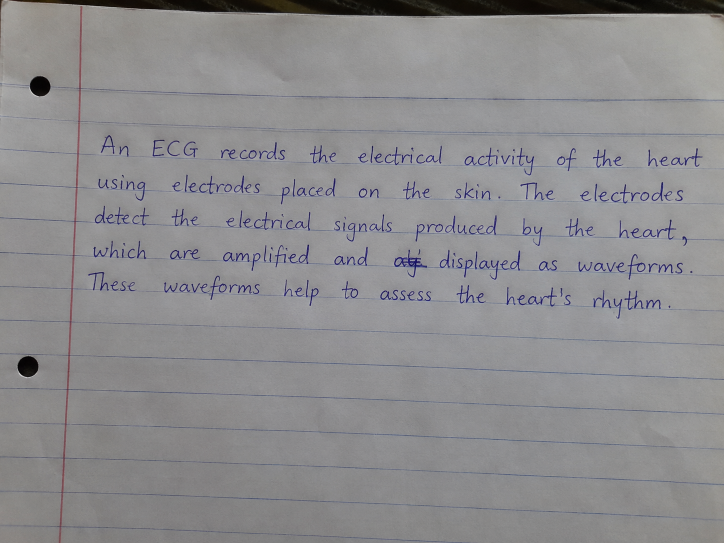
#> input picture data/answers/answer_02.jpg, 1448 x 1086 px, found by its file name (shown at 1/2 size)
$ python diagnostic.py
#> lines starting #> are read from the running program, lines starting #| are printed output that depends on the picture; after the words box and inside, x2 and y2 are one past the last pixel; in counts of white or black regions, pixels touching at a corner belong together; long printed decimals are rounded
import cv2
import os
import numpy as np


image_path = "data/answers/answer_02.jpg"
output_dir = "reports/debug"

os.makedirs(output_dir, exist_ok=True)


# ------------------------------------------------------------
# Load image
# ------------------------------------------------------------

image = cv2.imread(image_path)
#> image is the input picture: shape (1086, 1448, 3); mean B, G, R 142, 139.9, 140.7

if image is None:
    raise FileNotFoundError(image_path)

gray = cv2.cvtColor(image, cv2.COLOR_BGR2GRAY)
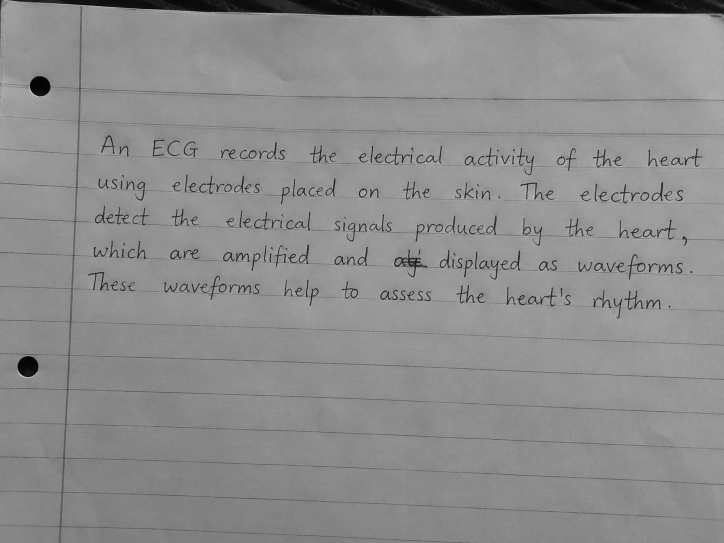
#> gray: shape (1086, 1448) (shown at 1/2 size); min 0, max 225, mean 140.4

height, width = gray.shape

print()
print("IMAGE INFORMATION")
print("------------------")
print("Width :", width)
#| Width : 1448
print("Height:", height)
#| Height: 1086
print("Min pixel:", gray.min())
#| Min pixel: 0
print("Max pixel:", gray.max())
#| Max pixel: 225
print("Mean pixel:", gray.mean())
#| Mean pixel: 140.385
print()


# ------------------------------------------------------------
# Save grayscale image
# ------------------------------------------------------------

cv2.imwrite(
    os.path.join(output_dir, "01_gray.jpg"),
    gray
)


# ------------------------------------------------------------
# Test several thresholds
# ------------------------------------------------------------

for threshold in [120, 140, 160, 180, 200]:

    binary = cv2.threshold(
        gray,
        threshold,
        255,
        cv2.THRESH_BINARY_INV
    )[1]

    filename = os.path.join(
        output_dir,
        f"02_threshold_{threshold}.jpg"
    )

    cv2.imwrite(filename, binary)

    dark_pixels = np.sum(binary > 0)

    print(
        f"Threshold {threshold}: "
        f"{dark_pixels} dark pixels"
    )
#> this loop made 5 passes
#> dark_pixels on passes 1 to 5: 94048, 513371, 1527203, 1572070, 1572484
#> (printed output is left out)
#> pass 1, `binary = cv2.threshold( gray, threshold, 255, cv2.THRESH_BINARY_INV )[1]`:
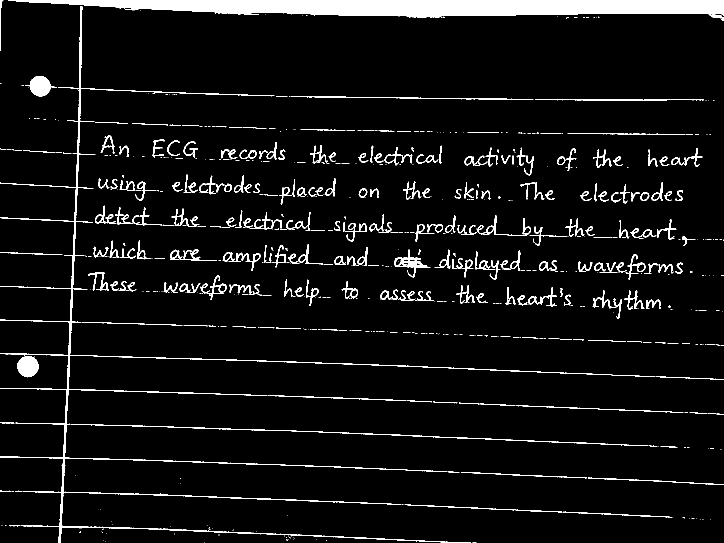
#> binary: shape (1086, 1448) (shown at 1/2 size); 6% white; 698 white regions (445 under 20 px), largest, box (x1, y1, x2, y2) and area: (16, 0, 1448, 33) 35335, (0, 12, 1311, 1086) 13616, (142, 848, 1297, 892) 1849
#> pass 2, `binary = cv2.threshold( gray, threshold, 255, cv2.THRESH_BINARY_INV )[1]`:
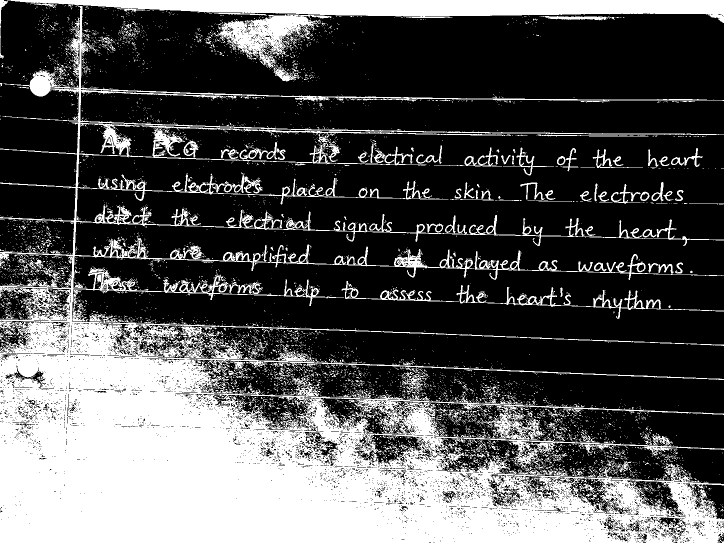
#> binary: shape (1086, 1448) (shown at 1/2 size); 32.6% white; 6821 white regions (6514 under 20 px), largest, box (x1, y1, x2, y2) and area: (0, 11, 1448, 1086) 413342, (14, 0, 1448, 46) 36653, (427, 28, 663, 139) 9409
#> pass 3, `binary = cv2.threshold( gray, threshold, 255, cv2.THRESH_BINARY_INV )[1]`:
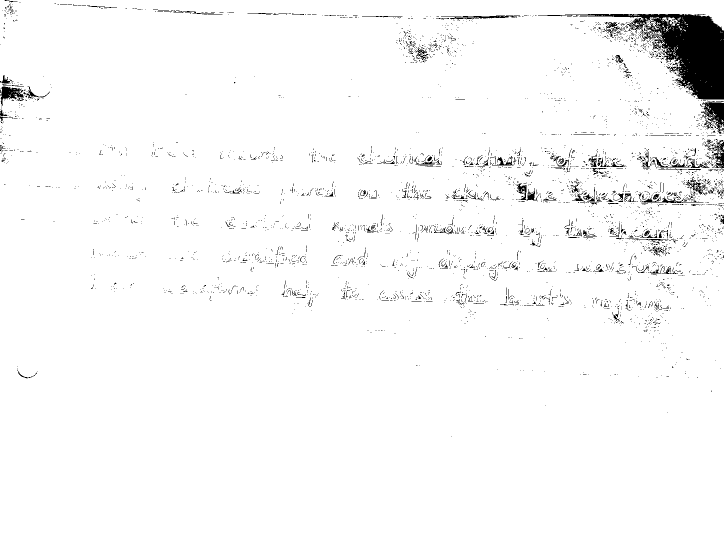
#> binary: shape (1086, 1448) (shown at 1/2 size); 97.1% white; 4086 black regions (3902 under 20 px), largest, box (x1, y1, x2, y2) and area: (1076, 28, 1448, 199) 18876, (1402, 204, 1448, 268) 1563, (0, 173, 48, 212) 866


# ------------------------------------------------------------
# Detect long horizontal structures
# ------------------------------------------------------------

binary = cv2.threshold(
    gray,
    180,
    255,
    cv2.THRESH_BINARY_INV
)[1]
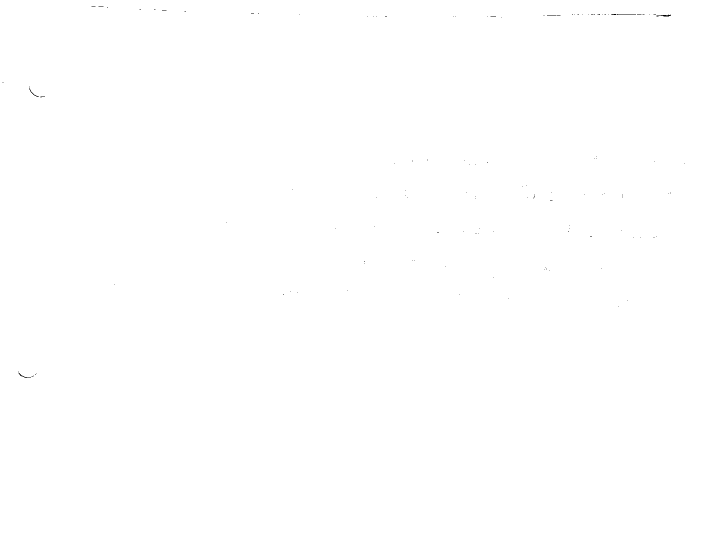
#> binary: shape (1086, 1448) (shown at 1/2 size); 100% white; black in thin lines or dots, all inside (x1, y1, x2, y2) = (5, 12, 1369, 756)

kernel = cv2.getStructuringElement(
    cv2.MORPH_RECT,
    (80, 1)
)

horizontal = cv2.morphologyEx(
    binary,
    cv2.MORPH_OPEN,
    kernel
)
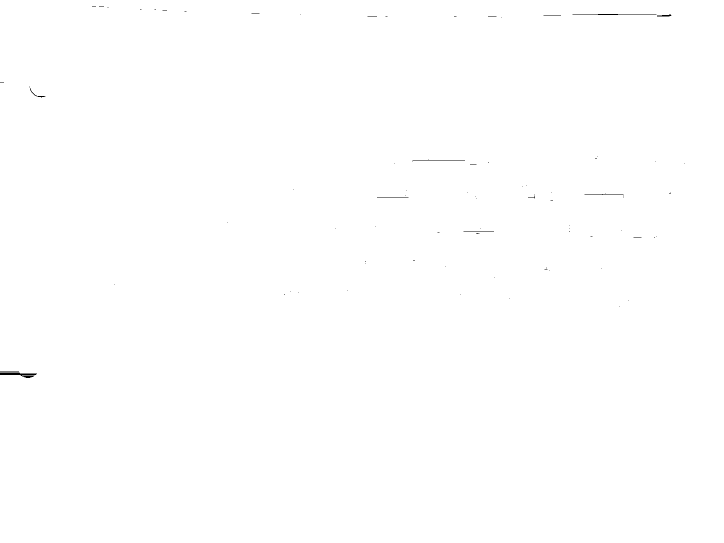
#> horizontal: shape (1086, 1448) (shown at 1/2 size); 99.9% white; black in thin lines or dots, all inside (x1, y1, x2, y2) = (0, 12, 1370, 756)

cv2.imwrite(
    os.path.join(
        output_dir,
        "03_horizontal_lines.jpg"
    ),
    horizontal
)


# ------------------------------------------------------------
# Remove detected horizontal lines
# ------------------------------------------------------------

clean = cv2.subtract(
    binary,
    horizontal
)

cv2.imwrite(
    os.path.join(
        output_dir,
        "04_clean.jpg"
    ),
    clean
)


# ------------------------------------------------------------
# Create horizontal projection visualization
# ------------------------------------------------------------

row_pixels = np.sum(
    clean > 0,
    axis=1
)
#> row_pixels = 1086 values, max 103 at index 321, min 0 at index 0, mean 0.956

projection = np.zeros(
    (height, 600, 3),
    dtype=np.uint8
)

maximum = max(
    1,
    row_pixels.max()
)
#> maximum = 103

for y in range(height):

    length = int(
        (row_pixels[y] / maximum) * 590
    )

    cv2.line(
        projection,
        (0, y),
        (length, y),
        (255, 255, 255),
        1
    )
#> this loop made 1086 passes
#> length on passes 1 to 3: 0, 0, 0
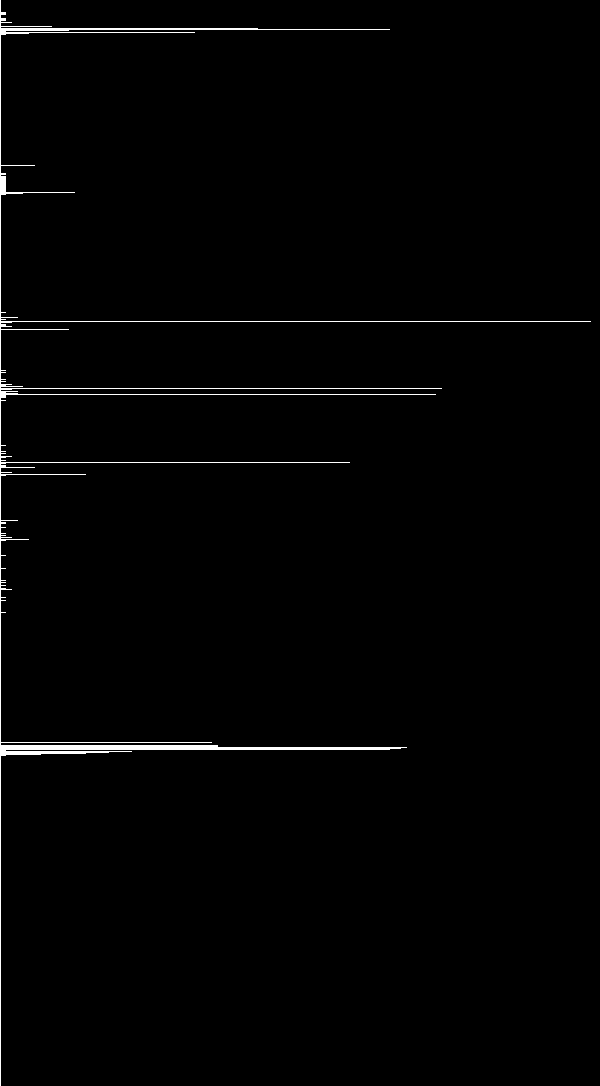
#> projection: shape (1086, 600, 3); 1.1% white; 1 white region, box (x1, y1, x2, y2) and area: (0, 0, 591, 1086) 6961


cv2.imwrite(
    os.path.join(
        output_dir,
        "05_projection.jpg"
    ),
    projection
)


print()
print("Diagnostic files created in:")
print(output_dir)
#| reports/debug
print()

$ run again, with data/answers/answer_01.jpg copied over data/answers/answer_02.jpg
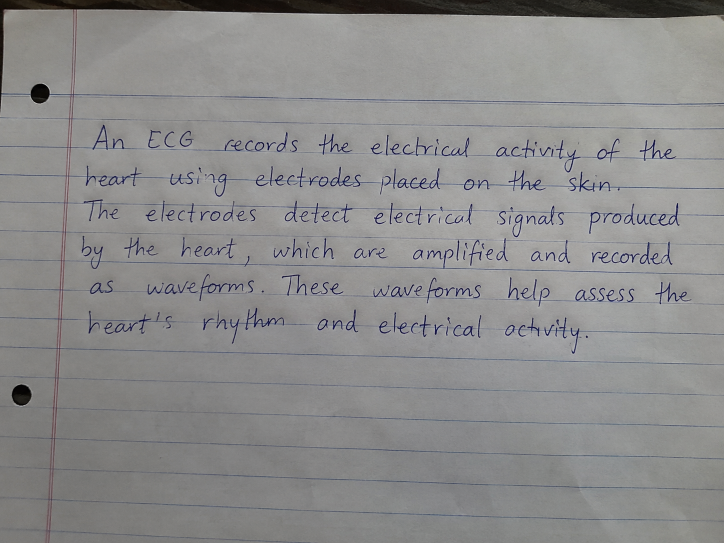
#> input picture data/answers/answer_01.jpg, 1448 x 1086 px, found by its file name (shown at 1/2 size)
#> image is the input picture: shape (1086, 1448, 3); mean B, G, R 139.3, 139.3, 139.6
#| Width : 1448
#| Height: 1086
#| Min pixel: 0
#| Max pixel: 222
#| Mean pixel: 139.377
#> the loop `for threshold in [120, 140, 160, 180, 200]: ` made 5 passes
#> dark_pixels on passes 1 to 5: 142557, 648970, 1369850, 1568024, 1572462
#> (printed output is left out)
#> pass 1, `binary = cv2.threshold( gray, threshold, 255, cv2.THRESH_BINARY_INV )[1]`:
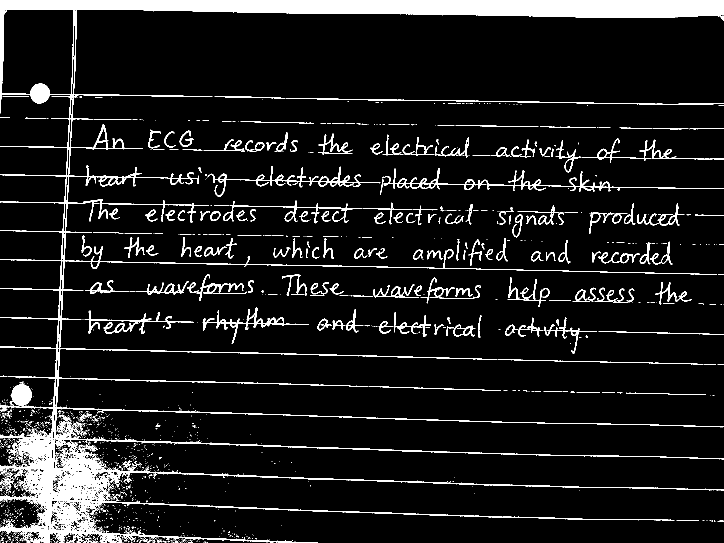
#> binary: shape (1086, 1448) (shown at 1/2 size); 9.1% white; 1867 white regions (1650 under 20 px), largest, box (x1, y1, x2, y2) and area: (0, 0, 1448, 1086) 92588, (415, 332, 761, 394) 2191, (928, 340, 1448, 384) 2133
#> horizontal: shape (1086, 1448); 96.9% white; 237 black regions (177 under 20 px), largest, box (x1, y1, x2, y2) and area: (504, 422, 1359, 476) 13893, (567, 489, 1345, 528) 11294, (646, 285, 1353, 316) 5890
#> clean: shape (1086, 1448); 2.9% white; 576 white regions (452 under 20 px), largest, box (x1, y1, x2, y2) and area: (647, 497, 1343, 528) 9946, (578, 423, 1180, 476) 8587, (1179, 429, 1349, 467) 2665
#> row_pixels = 1086 values, max 686 at index 443, min 0 at index 0, mean 41.86
#> maximum = 686
#> the loop `for y in range(height): ` made 1086 passes
#> length on passes 1 to 3: 0, 0, 0
#> after the loop `for y in range(height):`:
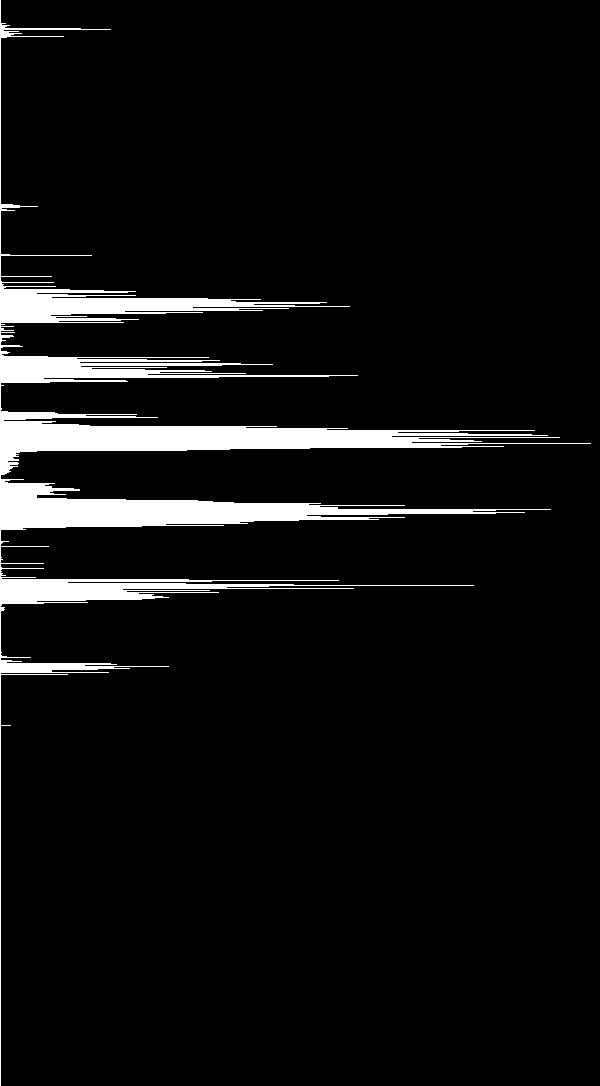
#> projection: shape (1086, 600, 3); 6.1% white; 1 white region, box (x1, y1, x2, y2) and area: (0, 0, 591, 1086) 39958
#| reports/debug

$ run again, with data/answers/answer_03.jpg copied over data/answers/answer_02.jpg
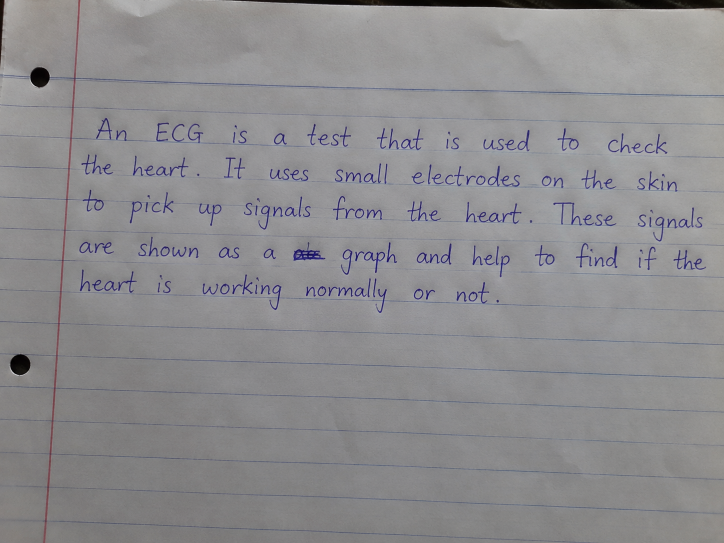
#> input picture data/answers/answer_03.jpg, 1448 x 1086 px, found by its file name (shown at 1/2 size)
#> image is the input picture: shape (1086, 1448, 3); mean B, G, R 142.3, 139.9, 140.8
#| Width : 1448
#| Height: 1086
#| Min pixel: 0
#| Max pixel: 232
#| Mean pixel: 140.462
#> the loop `for threshold in [120, 140, 160, 180, 200]: ` made 5 passes
#> dark_pixels on passes 1 to 5: 78896, 652939, 1466847, 1571197, 1572386
#> (printed output is left out)
#> pass 1, `binary = cv2.threshold( gray, threshold, 255, cv2.THRESH_BINARY_INV )[1]`:
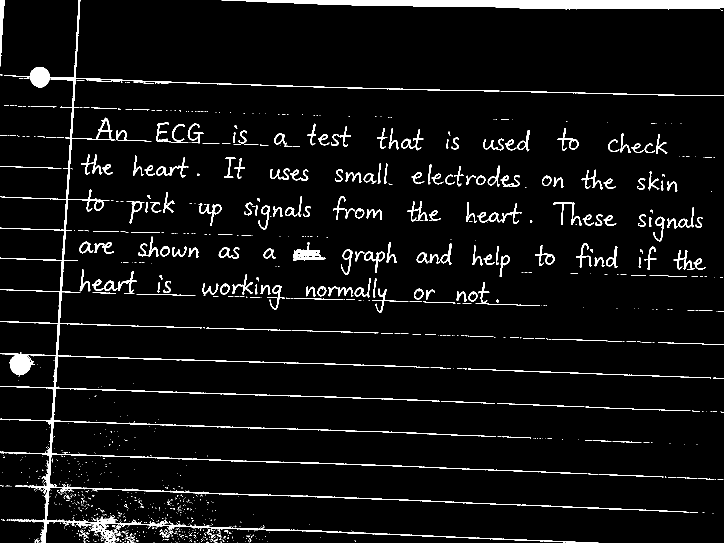
#> binary: shape (1086, 1448) (shown at 1/2 size); 5% white; 1273 white regions (1038 under 20 px), largest, box (x1, y1, x2, y2) and area: (0, 0, 1378, 1086) 25498, (443, 0, 1448, 19) 13203, (587, 484, 651, 522) 973
#> horizontal: shape (1086, 1448); 99.8% white; 26 black regions (18 under 20 px), largest, box (x1, y1, x2, y2) and area: (862, 14, 1448, 27) 1406, (0, 736, 54, 752) 502, (646, 10, 842, 14) 290
#> clean: shape (1086, 1448); 0.08% white; 107 white regions (95 under 20 px), largest, box (x1, y1, x2, y2) and area: (0, 736, 54, 752) 463, (1407, 18, 1448, 21) 81, (1361, 22, 1389, 25) 50
#> row_pixels = 1086 values, max 87 at index 19, min 0 at index 5, mean 1.09
#> maximum = 87
#> the loop `for y in range(height): ` made 1086 passes
#> length on passes 1 to 3: 20, 33, 6
#> after the loop `for y in range(height):`:
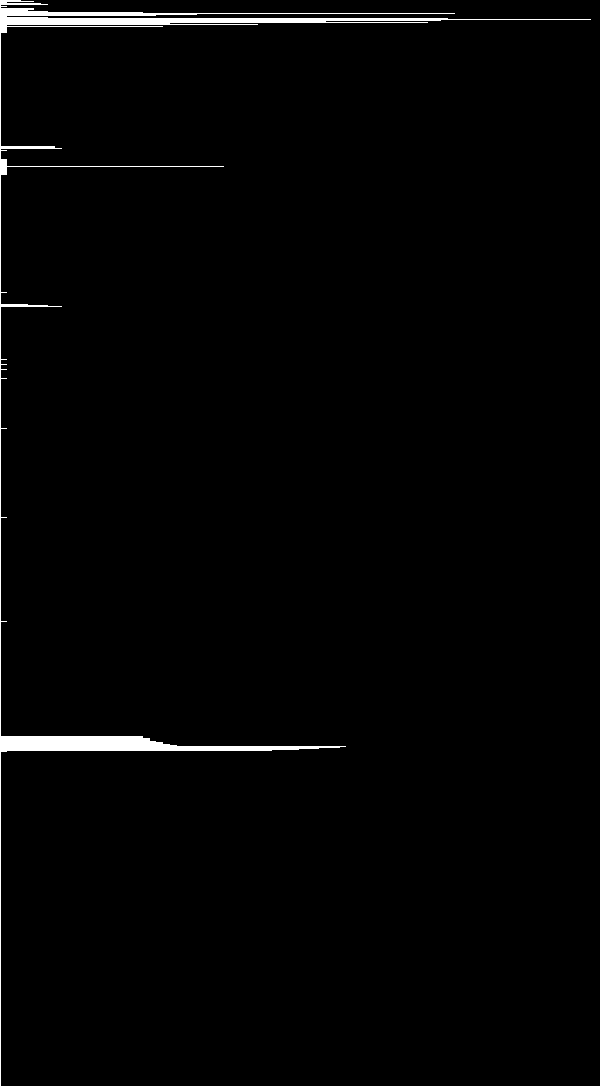
#> projection: shape (1086, 600, 3); 1.4% white; 1 white region, box (x1, y1, x2, y2) and area: (0, 0, 591, 1086) 9040
#| reports/debug

$ run again, with data/answers/answer_04.jpg copied over data/answers/answer_02.jpg
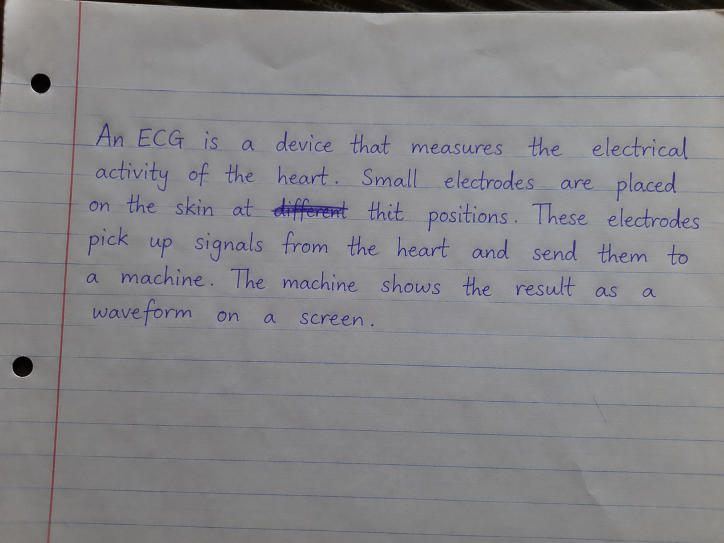
#> input picture data/answers/answer_04.jpg, 1448 x 1086 px, found by its file name (shown at 1/2 size)
#> image is the input picture: shape (1086, 1448, 3); mean B, G, R 136.7, 133.9, 134.8
#| Width : 1448
#| Height: 1086
#| Min pixel: 0
#| Max pixel: 249
#| Mean pixel: 134.527
#> the loop `for threshold in [120, 140, 160, 180, 200]: ` made 5 passes
#> dark_pixels on passes 1 to 5: 142799, 887091, 1548433, 1571559, 1572494
#> (printed output is left out)
#> horizontal: shape (1086, 1448); 99.9% white; 25 black regions (18 under 20 px), largest, box (x1, y1, x2, y2) and area: (1181, 22, 1384, 28) 655, (0, 743, 61, 755) 521, (0, 0, 36, 15) 442
#> clean: shape (1086, 1448); 0.08% white; 80 white regions (70 under 20 px), largest, box (x1, y1, x2, y2) and area: (0, 743, 38, 755) 363, (0, 0, 20, 15) 229, (27, 743, 61, 755) 117
#> row_pixels = 1086 values, max 188 at index 26, min 0 at index 15, mean 1.14
#> maximum = 188
#> the loop `for y in range(height): ` made 1086 passes
#> length on passes 1 to 3: 65, 69, 65
#> after the loop `for y in range(height):`:
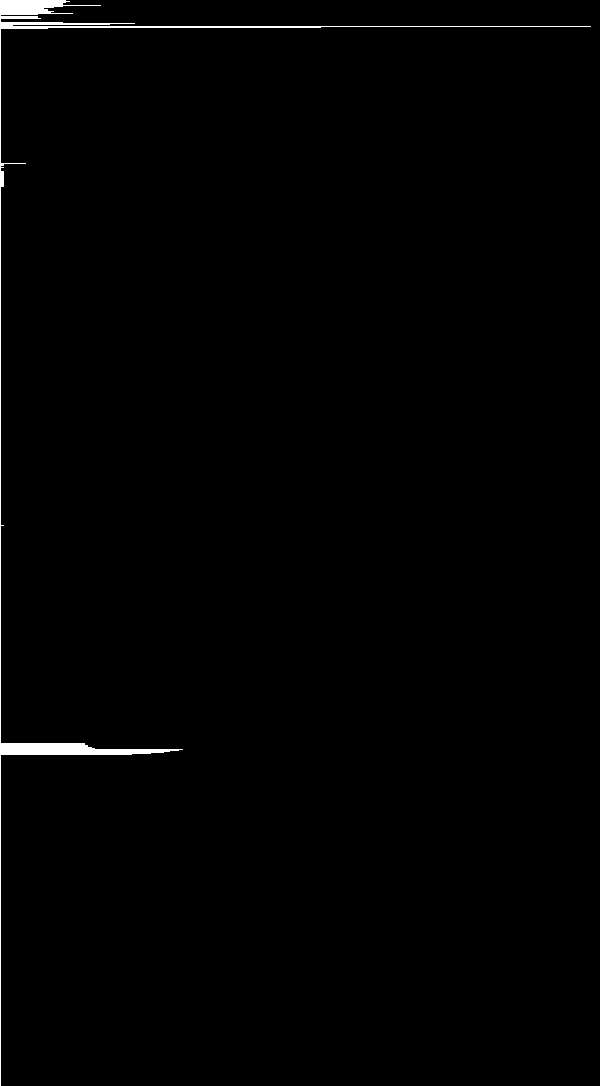
#> projection: shape (1086, 600, 3); 0.76% white; 1 white region, box (x1, y1, x2, y2) and area: (0, 0, 591, 1086) 4946
#| reports/debug
